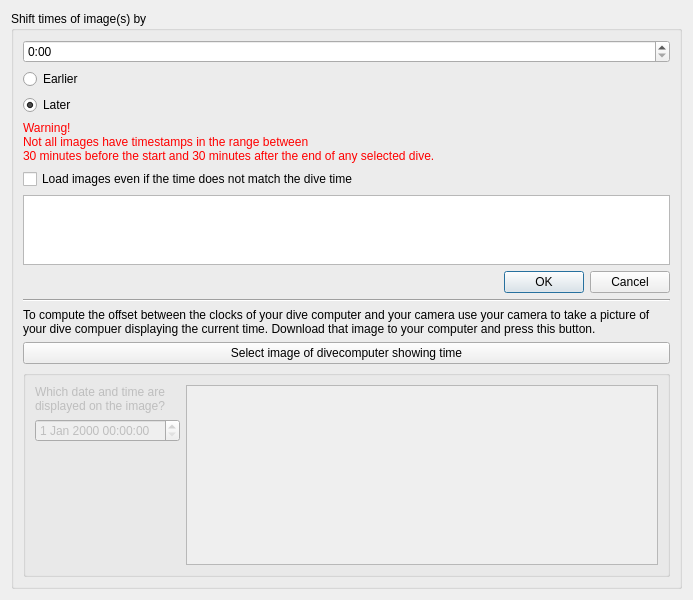
<?xml version="1.0" encoding="UTF-8"?>
<ui version="4.0">
 <class>ShiftImageTimesDialog</class>
 <widget class="QDialog" name="ShiftImageTimesDialog">
  <property name="windowModality">
   <enum>Qt::WindowModal</enum>
  </property>
  <property name="geometry">
   <rect>
    <x>0</x>
    <y>0</y>
    <width>693</width>
    <height>600</height>
   </rect>
  </property>
  <property name="sizePolicy">
   <sizepolicy hsizetype="Minimum" vsizetype="Minimum">
    <horstretch>0</horstretch>
    <verstretch>0</verstretch>
   </sizepolicy>
  </property>
  <property name="windowTitle">
   <string>Shift selected image times</string>
  </property>
  <property name="windowIcon">
   <iconset>
    <normalon>:/subsurface-icon</normalon>
   </iconset>
  </property>
  <layout class="QVBoxLayout" name="verticalLayout_2">
   <item>
    <widget class="QGroupBox" name="groupBox">
     <property name="title">
      <string>Shift times of image(s) by</string>
     </property>
     <layout class="QVBoxLayout" name="verticalLayout">
      <item>
       <widget class="QTimeEdit" name="timeEdit">
        <property name="date">
         <date>
          <year>2000</year>
          <month>1</month>
          <day>1</day>
         </date>
        </property>
        <property name="maximumDateTime">
         <datetime>
          <hour>23</hour>
          <minute>59</minute>
          <second>59</second>
          <year>2010</year>
          <month>12</month>
          <day>31</day>
         </datetime>
        </property>
        <property name="minimumDateTime">
         <datetime>
          <hour>0</hour>
          <minute>0</minute>
          <second>0</second>
          <year>2000</year>
          <month>1</month>
          <day>1</day>
         </datetime>
        </property>
        <property name="maximumDate">
         <date>
          <year>2010</year>
          <month>12</month>
          <day>31</day>
         </date>
        </property>
        <property name="minimumDate">
         <date>
          <year>2000</year>
          <month>1</month>
          <day>1</day>
         </date>
        </property>
        <property name="maximumTime">
         <time>
          <hour>23</hour>
          <minute>59</minute>
          <second>59</second>
         </time>
        </property>
        <property name="minimumTime">
         <time>
          <hour>0</hour>
          <minute>0</minute>
          <second>0</second>
         </time>
        </property>
        <property name="displayFormat">
         <string>h:mm</string>
        </property>
        <property name="timeSpec">
         <enum>Qt::LocalTime</enum>
        </property>
       </widget>
      </item>
      <item>
       <widget class="QRadioButton" name="backwards">
        <property name="text">
         <string>Earlier</string>
        </property>
       </widget>
      </item>
      <item>
       <widget class="QRadioButton" name="forward">
        <property name="text">
         <string>Later</string>
        </property>
        <property name="checked">
         <bool>true</bool>
        </property>
       </widget>
      </item>
      <item>
       <widget class="QLabel" name="warningLabel">
        <property name="enabled">
         <bool>true</bool>
        </property>
        <property name="styleSheet">
         <string notr="true">color: red;</string>
        </property>
        <property name="text">
         <string>Warning!
Not all images have timestamps in the range between
30 minutes before the start and 30 minutes after the end of any selected dive.</string>
        </property>
       </widget>
      </item>
      <item>
       <widget class="QCheckBox" name="matchAllImages">
        <property name="text">
         <string>Load images even if the time does not match the dive time</string>
        </property>
       </widget>
      </item>
      <item>
       <widget class="QTextEdit" name="invalidFilesText">
        <property name="styleSheet">
         <string notr="true">color: red; </string>
        </property>
        <property name="lineWrapMode">
         <enum>QTextEdit::NoWrap</enum>
        </property>
        <property name="readOnly">
         <bool>true</bool>
        </property>
        <property name="text" stdset="0">
         <string/>
        </property>
       </widget>
      </item>
      <item>
       <widget class="QDialogButtonBox" name="buttonBox">
        <property name="orientation">
         <enum>Qt::Horizontal</enum>
        </property>
        <property name="standardButtons">
         <set>QDialogButtonBox::Cancel|QDialogButtonBox::Ok</set>
        </property>
       </widget>
      </item>
      <item>
       <widget class="Line" name="line">
        <property name="orientation">
         <enum>Qt::Horizontal</enum>
        </property>
       </widget>
      </item>
      <item>
       <widget class="QLabel" name="label">
        <property name="maximumSize">
         <size>
          <width>16777215</width>
          <height>60</height>
         </size>
        </property>
        <property name="layoutDirection">
         <enum>Qt::LeftToRight</enum>
        </property>
        <property name="text">
         <string>To compute the offset between the clocks of your dive computer and your camera use your camera to take a picture of your dive compuer displaying the current time. Download that image to your computer and press this button.</string>
        </property>
        <property name="wordWrap">
         <bool>true</bool>
        </property>
       </widget>
      </item>
      <item>
       <widget class="QPushButton" name="syncCamera">
        <property name="toolTip">
         <string>Determine camera time offset</string>
        </property>
        <property name="text">
         <string>Select image of divecomputer showing time</string>
        </property>
       </widget>
      </item>
      <item>
       <widget class="QGroupBox" name="displayDC">
        <property name="enabled">
         <bool>false</bool>
        </property>
        <property name="title">
         <string/>
        </property>
        <layout class="QGridLayout" name="gridLayout">
         <item row="0" column="0">
          <widget class="QLabel" name="label_2">
           <property name="maximumSize">
            <size>
             <width>16777215</width>
             <height>60</height>
            </size>
           </property>
           <property name="text">
            <string>Which date and time are displayed on the image?</string>
           </property>
           <property name="wordWrap">
            <bool>true</bool>
           </property>
          </widget>
         </item>
         <item row="0" column="1" rowspan="3">
          <widget class="QGraphicsView" name="DCImage">
           <property name="verticalScrollBarPolicy">
            <enum>Qt::ScrollBarAlwaysOff</enum>
           </property>
           <property name="horizontalScrollBarPolicy">
            <enum>Qt::ScrollBarAlwaysOff</enum>
           </property>
          </widget>
         </item>
         <item row="1" column="0">
          <widget class="QDateTimeEdit" name="dcTime"/>
         </item>
         <item row="2" column="0">
          <spacer name="verticalSpacer">
           <property name="orientation">
            <enum>Qt::Vertical</enum>
           </property>
           <property name="sizeHint" stdset="0">
            <size>
             <width>20</width>
             <height>193</height>
            </size>
           </property>
          </spacer>
         </item>
        </layout>
       </widget>
      </item>
     </layout>
    </widget>
   </item>
  </layout>
 </widget>
 <resources>
  <include location="../subsurface.qrc"/>
 </resources>
 <connections>
  <connection>
   <sender>buttonBox</sender>
   <signal>accepted()</signal>
   <receiver>ShiftImageTimesDialog</receiver>
   <slot>accept()</slot>
   <hints>
    <hint type="sourcelabel">
     <x>248</x>
     <y>254</y>
    </hint>
    <hint type="destinationlabel">
     <x>157</x>
     <y>274</y>
    </hint>
   </hints>
  </connection>
  <connection>
   <sender>buttonBox</sender>
   <signal>rejected()</signal>
   <receiver>ShiftImageTimesDialog</receiver>
   <slot>reject()</slot>
   <hints>
    <hint type="sourcelabel">
     <x>316</x>
     <y>260</y>
    </hint>
    <hint type="destinationlabel">
     <x>286</x>
     <y>274</y>
    </hint>
   </hints>
  </connection>
 </connections>
</ui>
